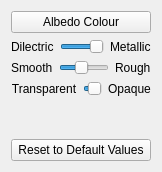
                <widget class="QWidget" name="pageDLPBRSettings">
                 <property name="geometry">
                  <rect>
                   <x>0</x>
                   <y>0</y>
                   <width>162</width>
                   <height>172</height>
                  </rect>
                 </property>
                 <attribute name="label">
                  <string>Direct Lighting PBR Settings</string>
                 </attribute>
                 <layout class="QGridLayout" name="gridLayout_24">
                  <item row="1" column="0">
                   <layout class="QVBoxLayout" name="verticalLayout_7">
                    <item>
                     <widget class="QPushButton" name="pushButtonAlbedoColor">
                      <property name="text">
                       <string>Albedo Colour</string>
                      </property>
                     </widget>
                    </item>
                    <item>
                     <layout class="QHBoxLayout" name="horizontalLayout_5">
                      <item>
                       <widget class="QLabel" name="label_17">
                        <property name="text">
                         <string>Dilectric</string>
                        </property>
                       </widget>
                      </item>
                      <item>
                       <widget class="QSlider" name="sliderMetallic">
                        <property name="minimum">
                         <number>0</number>
                        </property>
                        <property name="maximum">
                         <number>1000</number>
                        </property>
                        <property name="value">
                         <number>1000</number>
                        </property>
                        <property name="orientation">
                         <enum>Qt::Orientation::Horizontal</enum>
                        </property>
                       </widget>
                      </item>
                      <item>
                       <widget class="QLabel" name="label_15">
                        <property name="text">
                         <string>Metallic</string>
                        </property>
                       </widget>
                      </item>
                     </layout>
                    </item>
                    <item>
                     <layout class="QHBoxLayout" name="horizontalLayout_7">
                      <item>
                       <widget class="QLabel" name="label_14">
                        <property name="text">
                         <string>Smooth</string>
                        </property>
                       </widget>
                      </item>
                      <item>
                       <widget class="QSlider" name="sliderRoughness">
                        <property name="minimum">
                         <number>25</number>
                        </property>
                        <property name="maximum">
                         <number>1000</number>
                        </property>
                        <property name="value">
                         <number>450</number>
                        </property>
                        <property name="orientation">
                         <enum>Qt::Orientation::Horizontal</enum>
                        </property>
                       </widget>
                      </item>
                      <item>
                       <widget class="QLabel" name="label_16">
                        <property name="text">
                         <string>Rough</string>
                        </property>
                       </widget>
                      </item>
                     </layout>
                    </item>
                    <item>
                     <layout class="QHBoxLayout" name="horizontalLayout_8">
                      <item>
                       <widget class="QLabel" name="valueOpacity_2">
                        <property name="text">
                         <string>Transparent</string>
                        </property>
                        <property name="alignment">
                         <set>Qt::AlignmentFlag::AlignCenter</set>
                        </property>
                       </widget>
                      </item>
                      <item>
                       <widget class="QSlider" name="sliderTransparencyPBR">
                        <property name="minimum">
                         <number>50</number>
                        </property>
                        <property name="maximum">
                         <number>1000</number>
                        </property>
                        <property name="value">
                         <number>1000</number>
                        </property>
                        <property name="orientation">
                         <enum>Qt::Orientation::Horizontal</enum>
                        </property>
                       </widget>
                      </item>
                      <item>
                       <widget class="QLabel" name="valueOpacity_3">
                        <property name="text">
                         <string>Opaque</string>
                        </property>
                        <property name="alignment">
                         <set>Qt::AlignmentFlag::AlignCenter</set>
                        </property>
                       </widget>
                      </item>
                     </layout>
                    </item>
                    <item>
                     <spacer name="verticalSpacer_5">
                      <property name="orientation">
                       <enum>Qt::Orientation::Vertical</enum>
                      </property>
                      <property name="sizeHint" stdset="0">
                       <size>
                        <width>20</width>
                        <height>40</height>
                       </size>
                      </property>
                     </spacer>
                    </item>
                    <item>
                     <widget class="QPushButton" name="pushButtonDefaultMatlsPBR">
                      <property name="text">
                       <string>Reset to Default Values</string>
                      </property>
                     </widget>
                    </item>
                   </layout>
                  </item>
                 </layout>
                </widget>
